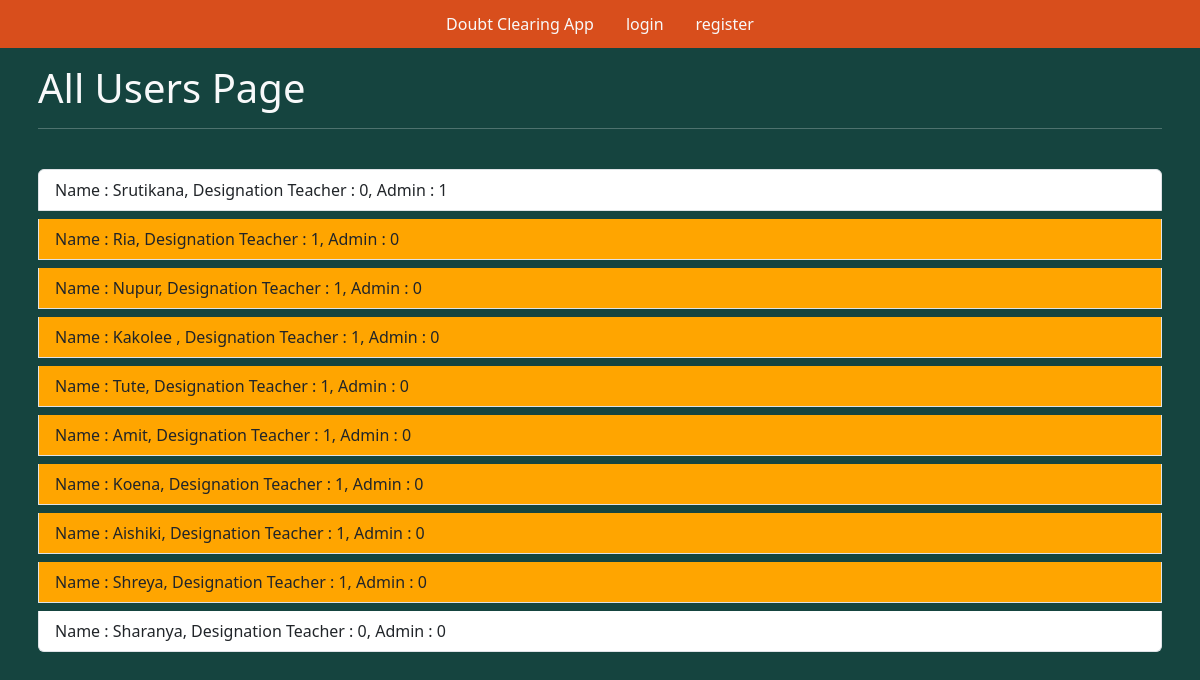
Screenshot of /users with the database file from the repository.
### tables this page shows
CREATE TABLE users(id integer primary key autoincrement, name text not null, password text not null,teacher boolean not null, admin boolean not null);

### app.py (the view)
@app.route('/users',methods=["POST","GET"])
def users():
    user=get_current_user()
    db=getDatabase()
    user_cursor=db.execute("select * from users")
    allusers=user_cursor.fetchall()
    return render_template('users.html',user=user,allusers=allusers)

### app.py (called while the page is built)
@app.teardown_appcontext
def close_database(error):
    if hasattr(g,"quizapp_db"):
        g.quizapp_db.close()

def get_current_user():
    user_result=None
    if 'user' in session:
        user=session['user']
        db=getDatabase()
        user_cursor=db.execute("select * from users where name=?",[user])
        user_result=user_cursor.fetchone()
    return user_result

### database.py (called while the page is built)
def connect_to_database():
    sql=sqlite3.connect("C:/Users/SRUTIKANA/Desktop/My Quiz app/quizapp.db")
    sql.row_factory=sqlite3.Row
    return sql

def getDatabase():
    if not hasattr(g,"quizapp_db"):
        g.quizapp_db=connect_to_database()
    return g.quizapp_db

### templates/users.html (shortened to what this page needs)
{%from "layout.html" import show_links%}
<!doctype html>
<html lang="en">
  <head>
    <link href="https://cdn.jsdelivr.net/npm/bootstrap@5.3.2/dist/css/bootstrap.min.css" rel="stylesheet">
    <link href="{{url_for('static',filename='css/styles.css')}}" rel="stylesheet" />
  </head>
  <body>
    <div class="parent">
        <div class="header mb-2">
            {{show_links(user)}}
       <div class="questions-answered container text-light p-2">
        <h1> All Users Page</h1>
        <hr class="text-light"/><br/>
        <div class="list-group">
        {%if allusers %}
            {%for eachuser in allusers%}
            <a href="{{url_for('promote',id = eachuser['id'])}}"
            class="list-group-item list-group-item-action mb-2 {%if eachuser['teacher']==1 %}linkcolor{%endif%}">
               Name : {{eachuser['name']}},  Designation Teacher : {{eachuser['teacher']}},  Admin : {{eachuser['admin']}}
            </a>
            {% endfor %}
            {%endif%}
        </div>
    </div>
  </body>
</html>

### static/css/styles.css (style rules this page uses)
body { background-color: rgb(21, 68, 63); }
.header { background-color: rgb(216, 78, 28); }
.linkcolor { background-color: orange; }

### rows the page displays
users: name "Srutikana", teacher "0", admin "1"
users: name "Ria", teacher "1", admin "0"
users: name "Nupur", teacher "1", admin "0"
users: name "Kakolee", teacher "1", admin "0"
users: name "Tute", teacher "1", admin "0"
users: name "Amit", teacher "1", admin "0"
users: name "Koena", teacher "1", admin "0"
users: name "Aishiki", teacher "1", admin "0"
users: name "Shreya", teacher "1", admin "0"
users: name "Sharanya", teacher "0", admin "0"
